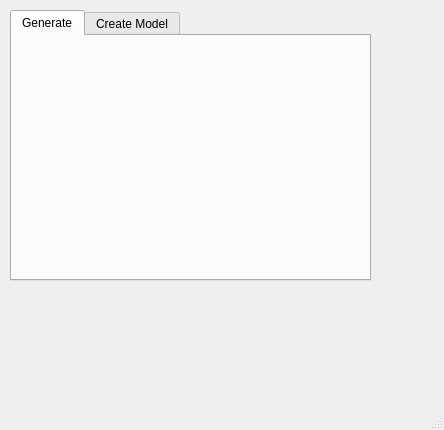
<?xml version="1.0" encoding="UTF-8"?>
<ui version="4.0">
 <class>MainWindow</class>
 <widget class="QMainWindow" name="MainWindow">
  <property name="geometry">
   <rect>
    <x>0</x>
    <y>0</y>
    <width>444</width>
    <height>430</height>
   </rect>
  </property>
  <property name="windowTitle">
   <string>MainWindow</string>
  </property>
  <widget class="QWidget" name="centralwidget">
   <widget class="QTabWidget" name="tabWidget">
    <property name="geometry">
     <rect>
      <x>10</x>
      <y>10</y>
      <width>361</width>
      <height>271</height>
     </rect>
    </property>
    <property name="currentIndex">
     <number>0</number>
    </property>
    <widget class="QWidget" name="generateTab">
     <attribute name="title">
      <string>Generate</string>
     </attribute>
     <widget class="QWidget" name="horizontalLayoutWidget">
      <property name="geometry">
       <rect>
        <x>10</x>
        <y>10</y>
        <width>160</width>
        <height>80</height>
       </rect>
      </property>
      <layout class="QHBoxLayout" name="horizontalLayout"/>
     </widget>
    </widget>
    <widget class="QWidget" name="createModelTab">
     <attribute name="title">
      <string>Create Model</string>
     </attribute>
    </widget>
   </widget>
  </widget>
  <widget class="QMenuBar" name="menubar">
   <property name="geometry">
    <rect>
     <x>0</x>
     <y>0</y>
     <width>444</width>
     <height>21</height>
    </rect>
   </property>
  </widget>
  <widget class="QStatusBar" name="statusbar"/>
 </widget>
 <resources/>
 <connections/>
</ui>
